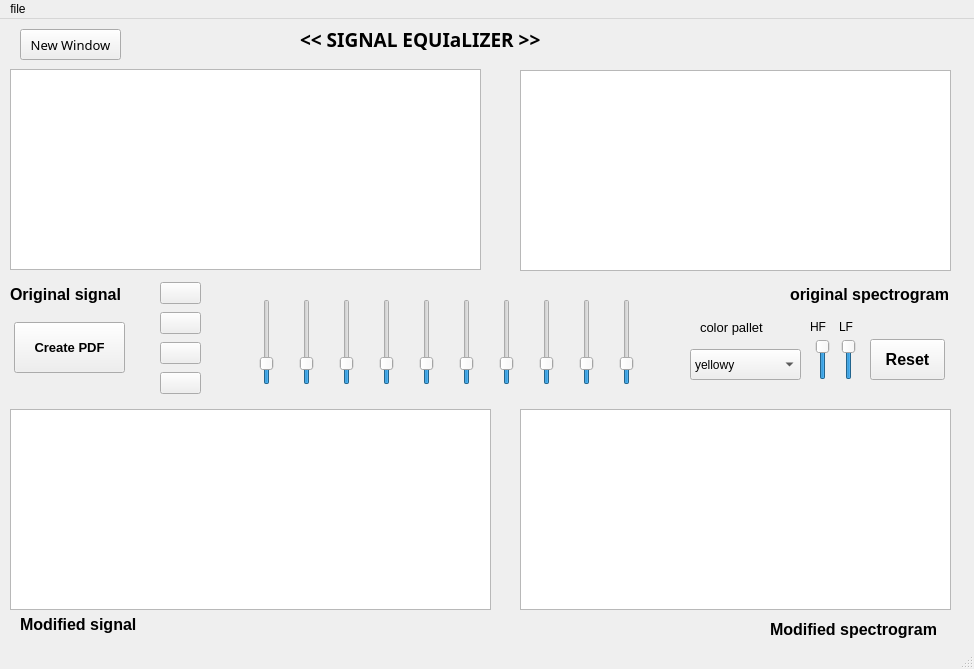
<?xml version="1.0" encoding="UTF-8"?>
<ui version="4.0">
 <class>MainWindow</class>
 <widget class="QMainWindow" name="MainWindow">
  <property name="geometry">
   <rect>
    <x>0</x>
    <y>0</y>
    <width>974</width>
    <height>669</height>
   </rect>
  </property>
  <property name="windowTitle">
   <string>MainWindow</string>
  </property>
  <widget class="QWidget" name="centralwidget">
   <widget class="PlotWidget" name="o_signal">
    <property name="geometry">
     <rect>
      <x>10</x>
      <y>50</y>
      <width>471</width>
      <height>201</height>
     </rect>
    </property>
   </widget>
   <widget class="PlotWidget" name="m_signal">
    <property name="geometry">
     <rect>
      <x>10</x>
      <y>390</y>
      <width>481</width>
      <height>201</height>
     </rect>
    </property>
   </widget>
   <widget class="QLabel" name="m_sig">
    <property name="geometry">
     <rect>
      <x>20</x>
      <y>590</y>
      <width>151</width>
      <height>31</height>
     </rect>
    </property>
    <property name="font">
     <font>
      <pointsize>12</pointsize>
      <weight>75</weight>
      <bold>true</bold>
     </font>
    </property>
    <property name="text">
     <string>Modified signal</string>
    </property>
   </widget>
   <widget class="QLabel" name="o_sig">
    <property name="geometry">
     <rect>
      <x>10</x>
      <y>260</y>
      <width>141</width>
      <height>31</height>
     </rect>
    </property>
    <property name="font">
     <font>
      <pointsize>12</pointsize>
      <weight>75</weight>
      <bold>true</bold>
     </font>
    </property>
    <property name="text">
     <string>Original signal </string>
    </property>
   </widget>
   <widget class="QLabel" name="label_14">
    <property name="geometry">
     <rect>
      <x>790</x>
      <y>260</y>
      <width>181</width>
      <height>31</height>
     </rect>
    </property>
    <property name="font">
     <font>
      <pointsize>12</pointsize>
      <weight>75</weight>
      <bold>true</bold>
     </font>
    </property>
    <property name="text">
     <string>original spectrogram</string>
    </property>
   </widget>
   <widget class="QLabel" name="label_15">
    <property name="geometry">
     <rect>
      <x>770</x>
      <y>600</y>
      <width>221</width>
      <height>21</height>
     </rect>
    </property>
    <property name="font">
     <font>
      <pointsize>12</pointsize>
      <weight>75</weight>
      <bold>true</bold>
     </font>
    </property>
    <property name="text">
     <string>Modified spectrogram</string>
    </property>
   </widget>
   <widget class="QLabel" name="signal_equilizer">
    <property name="geometry">
     <rect>
      <x>300</x>
      <y>0</y>
      <width>391</width>
      <height>41</height>
     </rect>
    </property>
    <property name="font">
     <font>
      <family>Ravie</family>
      <pointsize>14</pointsize>
      <weight>75</weight>
      <italic>false</italic>
      <bold>true</bold>
      <underline>false</underline>
      <strikeout>false</strikeout>
     </font>
    </property>
    <property name="mouseTracking">
     <bool>false</bool>
    </property>
    <property name="frameShadow">
     <enum>QFrame::Plain</enum>
    </property>
    <property name="text">
     <string>&lt;&lt;  SIGNAL  EQUIaLIZER  &gt;&gt;</string>
    </property>
   </widget>
   <widget class="QWidget" name="layoutWidget">
    <property name="geometry">
     <rect>
      <x>240</x>
      <y>280</y>
      <width>421</width>
      <height>86</height>
     </rect>
    </property>
    <layout class="QHBoxLayout" name="horizontalLayout">
     <item>
      <widget class="QSlider" name="verticalSlider_10">
       <property name="maximum">
        <number>5</number>
       </property>
       <property name="sliderPosition">
        <number>1</number>
       </property>
       <property name="orientation">
        <enum>Qt::Vertical</enum>
       </property>
      </widget>
     </item>
     <item>
      <widget class="QSlider" name="verticalSlider_9">
       <property name="maximum">
        <number>5</number>
       </property>
       <property name="sliderPosition">
        <number>1</number>
       </property>
       <property name="orientation">
        <enum>Qt::Vertical</enum>
       </property>
      </widget>
     </item>
     <item>
      <widget class="QSlider" name="verticalSlider_8">
       <property name="maximum">
        <number>5</number>
       </property>
       <property name="sliderPosition">
        <number>1</number>
       </property>
       <property name="orientation">
        <enum>Qt::Vertical</enum>
       </property>
      </widget>
     </item>
     <item>
      <widget class="QSlider" name="verticalSlider_7">
       <property name="maximum">
        <number>5</number>
       </property>
       <property name="sliderPosition">
        <number>1</number>
       </property>
       <property name="orientation">
        <enum>Qt::Vertical</enum>
       </property>
      </widget>
     </item>
     <item>
      <widget class="QSlider" name="verticalSlider_6">
       <property name="maximum">
        <number>5</number>
       </property>
       <property name="sliderPosition">
        <number>1</number>
       </property>
       <property name="orientation">
        <enum>Qt::Vertical</enum>
       </property>
      </widget>
     </item>
     <item>
      <widget class="QSlider" name="verticalSlider_5">
       <property name="maximum">
        <number>5</number>
       </property>
       <property name="sliderPosition">
        <number>1</number>
       </property>
       <property name="orientation">
        <enum>Qt::Vertical</enum>
       </property>
      </widget>
     </item>
     <item>
      <widget class="QSlider" name="verticalSlider_4">
       <property name="maximum">
        <number>5</number>
       </property>
       <property name="sliderPosition">
        <number>1</number>
       </property>
       <property name="orientation">
        <enum>Qt::Vertical</enum>
       </property>
      </widget>
     </item>
     <item>
      <widget class="QSlider" name="verticalSlider_3">
       <property name="maximum">
        <number>5</number>
       </property>
       <property name="sliderPosition">
        <number>1</number>
       </property>
       <property name="orientation">
        <enum>Qt::Vertical</enum>
       </property>
      </widget>
     </item>
     <item>
      <widget class="QSlider" name="verticalSlider_2">
       <property name="maximum">
        <number>5</number>
       </property>
       <property name="sliderPosition">
        <number>1</number>
       </property>
       <property name="orientation">
        <enum>Qt::Vertical</enum>
       </property>
      </widget>
     </item>
     <item>
      <widget class="QSlider" name="verticalSlider">
       <property name="maximum">
        <number>5</number>
       </property>
       <property name="sliderPosition">
        <number>1</number>
       </property>
       <property name="orientation">
        <enum>Qt::Vertical</enum>
       </property>
      </widget>
     </item>
    </layout>
   </widget>
   <widget class="QPushButton" name="new_window">
    <property name="geometry">
     <rect>
      <x>20</x>
      <y>10</y>
      <width>101</width>
      <height>31</height>
     </rect>
    </property>
    <property name="font">
     <font>
      <family>Lucida Handwriting</family>
      <pointsize>10</pointsize>
     </font>
    </property>
    <property name="text">
     <string>New Window</string>
    </property>
    <property name="shortcut">
     <string>Ctrl+N</string>
    </property>
   </widget>
   <widget class="QComboBox" name="color_pallets">
    <property name="geometry">
     <rect>
      <x>690</x>
      <y>330</y>
      <width>111</width>
      <height>31</height>
     </rect>
    </property>
    <item>
     <property name="text">
      <string>yellowy</string>
     </property>
    </item>
    <item>
     <property name="text">
      <string>greyclip</string>
     </property>
    </item>
    <item>
     <property name="text">
      <string>spectrum</string>
     </property>
    </item>
    <item>
     <property name="text">
      <string>grey</string>
     </property>
    </item>
    <item>
     <property name="text">
      <string>magma</string>
     </property>
    </item>
   </widget>
   <widget class="QLabel" name="label_2">
    <property name="geometry">
     <rect>
      <x>700</x>
      <y>300</y>
      <width>71</width>
      <height>16</height>
     </rect>
    </property>
    <property name="font">
     <font>
      <pointsize>10</pointsize>
     </font>
    </property>
    <property name="text">
     <string>color pallet</string>
    </property>
   </widget>
   <widget class="QPushButton" name="spectro_reset">
    <property name="geometry">
     <rect>
      <x>870</x>
      <y>320</y>
      <width>75</width>
      <height>41</height>
     </rect>
    </property>
    <property name="font">
     <font>
      <pointsize>12</pointsize>
      <weight>75</weight>
      <bold>true</bold>
     </font>
    </property>
    <property name="text">
     <string>Reset</string>
    </property>
    <property name="shortcut">
     <string>Ctrl+R</string>
    </property>
   </widget>
   <widget class="QWidget" name="layoutWidget">
    <property name="geometry">
     <rect>
      <x>810</x>
      <y>320</y>
      <width>52</width>
      <height>41</height>
     </rect>
    </property>
    <layout class="QHBoxLayout" name="horizontalLayout_2">
     <item>
      <widget class="QSlider" name="high_freq_slider">
       <property name="maximum">
        <number>1</number>
       </property>
       <property name="singleStep">
        <number>1</number>
       </property>
       <property name="value">
        <number>1</number>
       </property>
       <property name="orientation">
        <enum>Qt::Vertical</enum>
       </property>
      </widget>
     </item>
     <item>
      <widget class="QSlider" name="low_freq_slider">
       <property name="maximum">
        <number>1</number>
       </property>
       <property name="singleStep">
        <number>1</number>
       </property>
       <property name="value">
        <number>1</number>
       </property>
       <property name="orientation">
        <enum>Qt::Vertical</enum>
       </property>
      </widget>
     </item>
    </layout>
   </widget>
   <widget class="QPushButton" name="pdf">
    <property name="geometry">
     <rect>
      <x>14</x>
      <y>303</y>
      <width>111</width>
      <height>51</height>
     </rect>
    </property>
    <property name="font">
     <font>
      <pointsize>10</pointsize>
      <weight>75</weight>
      <bold>true</bold>
     </font>
    </property>
    <property name="text">
     <string>Create PDF</string>
    </property>
    <property name="shortcut">
     <string>Ctrl+F</string>
    </property>
   </widget>
   <widget class="QWidget" name="layoutWidget">
    <property name="geometry">
     <rect>
      <x>810</x>
      <y>300</y>
      <width>51</width>
      <height>16</height>
     </rect>
    </property>
    <layout class="QHBoxLayout" name="horizontalLayout_4">
     <item>
      <widget class="QLabel" name="label">
       <property name="text">
        <string>HF</string>
       </property>
      </widget>
     </item>
     <item>
      <widget class="QLabel" name="label_3">
       <property name="text">
        <string>LF</string>
       </property>
      </widget>
     </item>
    </layout>
   </widget>
   <widget class="QWidget" name="layoutWidget">
    <property name="geometry">
     <rect>
      <x>160</x>
      <y>261</y>
      <width>41</width>
      <height>116</height>
     </rect>
    </property>
    <layout class="QVBoxLayout" name="verticalLayout">
     <item>
      <widget class="QPushButton" name="o_play">
       <property name="text">
        <string/>
       </property>
       <property name="icon">
        <iconset>
         <normaloff>t.png</normaloff>t.png</iconset>
       </property>
       <property name="shortcut">
        <string>Ctrl+O</string>
       </property>
      </widget>
     </item>
     <item>
      <widget class="QPushButton" name="zoomin">
       <property name="text">
        <string/>
       </property>
       <property name="icon">
        <iconset>
         <normaloff>zoomin.png</normaloff>zoomin.png</iconset>
       </property>
       <property name="shortcut">
        <string>Ctrl+X</string>
       </property>
      </widget>
     </item>
     <item>
      <widget class="QPushButton" name="zoomout">
       <property name="text">
        <string/>
       </property>
       <property name="icon">
        <iconset>
         <normaloff>zoomout.png</normaloff>zoomout.png</iconset>
       </property>
       <property name="shortcut">
        <string>Ctrl+Z</string>
       </property>
      </widget>
     </item>
     <item>
      <widget class="QPushButton" name="m_play">
       <property name="text">
        <string/>
       </property>
       <property name="icon">
        <iconset>
         <normaloff>t.png</normaloff>t.png</iconset>
       </property>
       <property name="shortcut">
        <string>Ctrl+M</string>
       </property>
      </widget>
     </item>
    </layout>
   </widget>
   <widget class="GraphicsLayoutWidget" name="o_spect">
    <property name="geometry">
     <rect>
      <x>520</x>
      <y>51</y>
      <width>431</width>
      <height>201</height>
     </rect>
    </property>
   </widget>
   <widget class="GraphicsLayoutWidget" name="m_spect">
    <property name="geometry">
     <rect>
      <x>520</x>
      <y>390</y>
      <width>431</width>
      <height>201</height>
     </rect>
    </property>
   </widget>
  </widget>
  <widget class="QMenuBar" name="menubar">
   <property name="geometry">
    <rect>
     <x>0</x>
     <y>0</y>
     <width>974</width>
     <height>21</height>
    </rect>
   </property>
   <widget class="QMenu" name="menuopen">
    <property name="title">
     <string>file</string>
    </property>
    <addaction name="actionopen_signal"/>
   </widget>
   <addaction name="menuopen"/>
  </widget>
  <widget class="QStatusBar" name="statusbar"/>
  <action name="actionopen_signal">
   <property name="text">
    <string>open signal</string>
   </property>
   <property name="shortcut">
    <string>Ctrl+S</string>
   </property>
  </action>
  <action name="actionNew_window">
   <property name="text">
    <string>New window </string>
   </property>
  </action>
 </widget>
 <customwidgets>
  <customwidget>
   <class>PlotWidget</class>
   <extends>QGraphicsView</extends>
   <header>pyqtgraph</header>
  </customwidget>
  <customwidget>
   <class>GraphicsLayoutWidget</class>
   <extends>QGraphicsView</extends>
   <header>graphicslayoutwidget.h</header>
  </customwidget>
 </customwidgets>
 <resources/>
 <connections/>
</ui>
